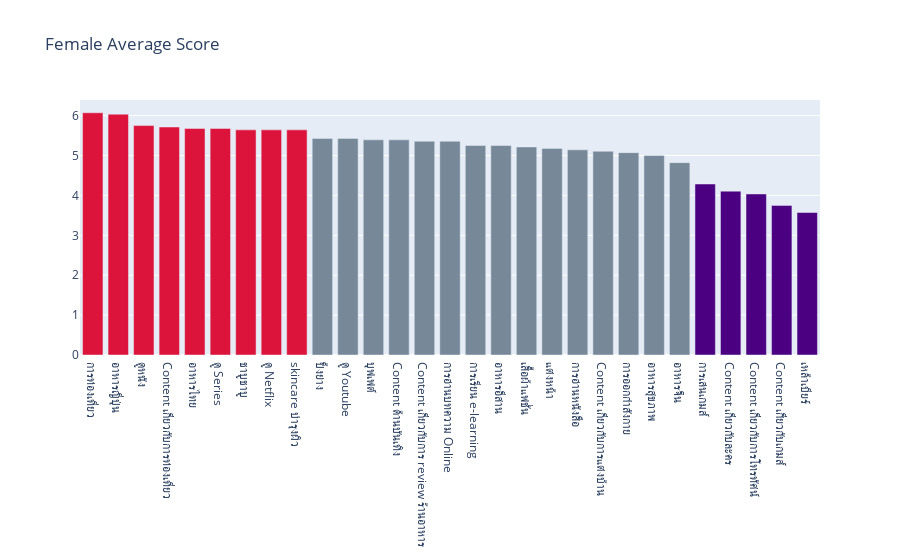

Notebook source saved alongside this figure:
### Markdown cell above
### What is the interesting for Female?

### Code cell
Interest_data = Data[Data['เพศ']=='หญิง'].iloc[:,1:30]
Interest_data.columns = [i.replace('คุณมีความสนใจในสิ่งเหล่านี้มากน้อยเพียงใด [','').replace(']','') for i in Interest_data.columns]
Interest_data_stack = Interest_data.stack().reset_index().iloc[:,1:]
Interest_data_stack.columns = ['Interest','Score']
Interest_data_average = Interest_data_stack.groupby('Interest').mean().reset_index()
Interest_data_average = Interest_data_average.sort_values('Score',ascending=False)
Interest_data_average['Color'] = 'lightslategray'
Color = list(Interest_data_average['Color'])
Color[0:9] = ['crimson']*9
Color[-5:] = ['indigo']*5
Interest_data_average['Color'] = Color
fig = go.Figure(data=[go.Bar(
                x=Interest_data_average['Interest']
                , y= Interest_data_average['Score']
                , marker_color = Interest_data_average['Color']
)])
fig.update_layout(title_text='Female Average Score')

### Figure 1 — Plotly figure (JSON) as saved in the notebook; plotly's stock layout.template omitted (floating-point values rounded to 4 significant figures)
{"data": [{"marker": {"color": ["crimson", "crimson", "crimson", "crimson", "crimson", "crimson", "crimson", "crimson", "crimson", "lightslategray", "lightslategray", "lightslategray", "lightslategray", "lightslategray", "lightslategray", "lightslategray", "lightslategray", "lightslategray", "lightslategray", "lightslategray", "lightslategray", "lightslategray", "lightslategray", "lightslategray", "indigo", "indigo", "indigo", "indigo", "indigo"]}, "type": "bar", "x": ["การท่องเที่ยว", "อาหารญี่ปุ่น", "ดูหนัง", "Content เกี่ยวกับการท่องเที่ยว", "อาหารไทย", "ดู Series", "ชาบูชาบู", "ดู Netflix", "skincare บำรุงผิว", "ปิ้งย่าง", "ดู Youtube", "บุฟเฟต์", "Content ด้านบันเทิง", "Content เกี่ยวกับการ review ร้านอาหาร", "การอ่านบทความ Online", "การเรียน e-learning", "อาหารอีสาน", "เสื้อผ้าแฟชั่น", "แต่งหน้า", "การอ่านหนังสือ", "Content เกี่ยวกับการแต่งบ้าน", "การออกกำลังกาย", "อาหารสุขภาพ", "อาหารจึน", "การเล่นเกมส์", "Content เกี่ยวกับละคร", "Content เกี่ยวกับการโทรทัศน์", "Content เกี่่ยวกับเกมส์", "เหล้าเบียร์"], "y": [6.071, 6.036, 5.75, 5.714, 5.679, 5.679, 5.643, 5.643, 5.643, 5.429, 5.429, 5.393, 5.393, 5.357, 5.357, 5.25, 5.25, 5.214, 5.179, 5.143, 5.107, 5.071, 5, 4.821, 4.286, 4.107, 4.036, 3.75, 3.571]}], "layout": {"title": {"text": "Female Average Score"}}}
